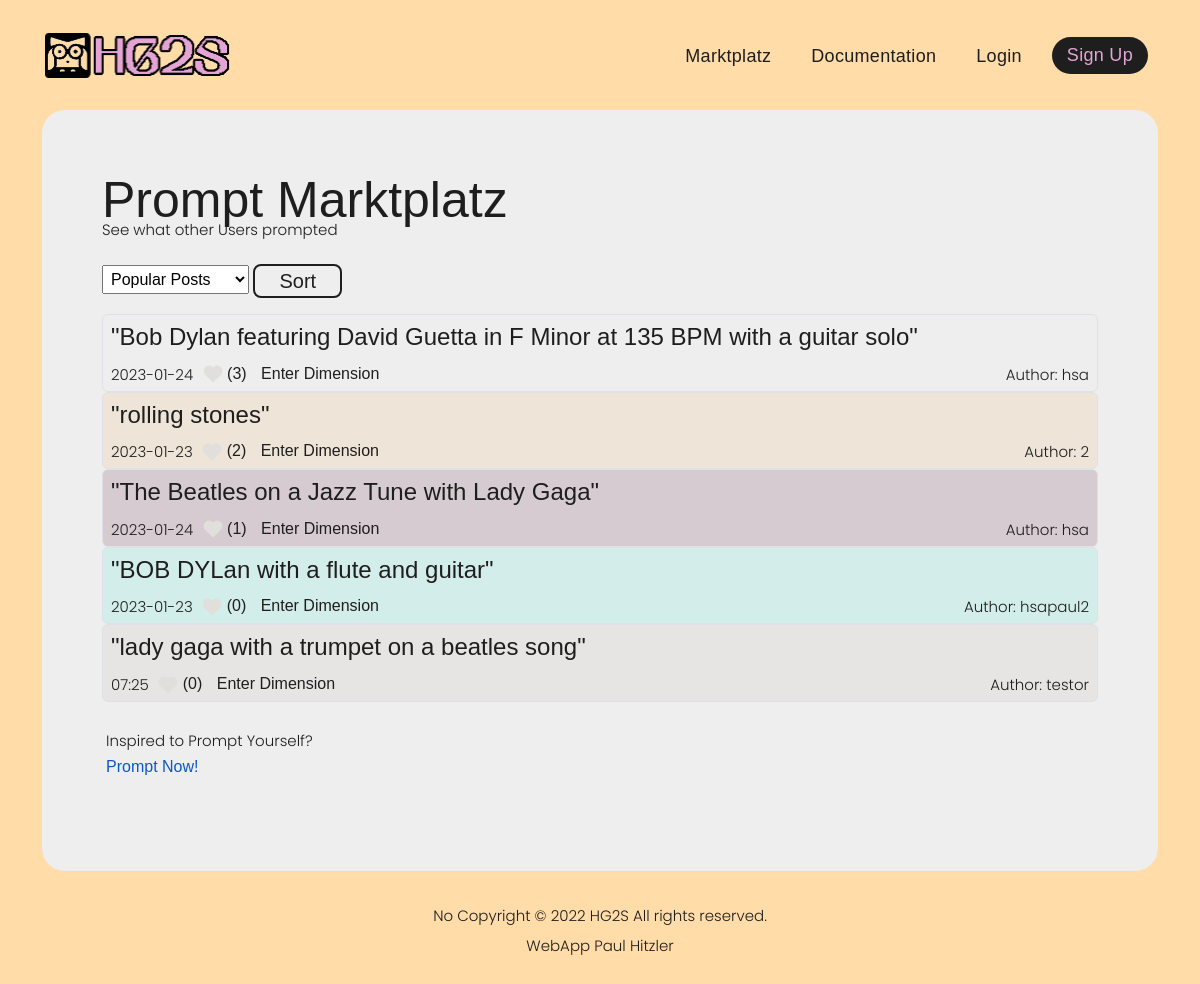
The page /marktplatz on the database its author committed.
### tables this page shows
CREATE TABLE marktplatz_posts (id INTEGER PRIMARY KEY AUTOINCREMENT NOT NULL, user_name TEXT, text_prompt TEXT, p1_found_entities TEXT, p2_music_configurations TEXT, post_datum TEXT, creation_date TEXT, popularity INTEGER, FOREIGN KEY(user_name) REFERENCES nutzer(username));

### app.py (the view, shortened to what this page needs)
@app.route('/marktplatz', methods=['GET', 'POST'])
def marktplatz():
    db = get_db(db_path)
    all_posts = db.execute('select * from marktplatz_posts').fetchall()
    all_found_artists = db.execute('select * from found_artists').fetchall()
    posts = sorted(all_posts, key=lambda x: x['popularity'], reverse=True)
    if request.method == 'GET':
        return render_template('marketplace.html', posts=posts,
                               artists_db=all_found_artists,
                               today=str(datetime.datetime.now())[:10], sort_alg='Popular Posts')

### app.py (called while the page is built)
def connect_db(db_path_new):
    sql = sqlite3.connect(db_path_new)
    sql.row_factory = sqlite3.Row
    return sql

def get_db(db_path):
    if not hasattr(g, 'sqlite_db'):
        g.sqlite_db = connect_db(db_path)
    return g.sqlite_db

### templates/marketplace.html (shortened to what this page needs)
{% extends "template_base.html" %}
{% block content %}
<div class="headline-class mb-2">
    <h1 class="headline">Prompt Marktplatz</h1>
    <p class="subheadline">See what other Users prompted</p>
</div>
<div class="col-3 py-3">
    <form action="#" method="post">
        <select class="p-1" name="form-select" aria-label="Default select example">
            <option selected>{{ sort_alg }}</option>
        </select>
        <button class="main-btn btn btn-lg w-70 d-inline py-0 px-4" id="submit_sort" name="submit_theme" type="submit">
            Sort
        </button>
    </form>
</div>
{% set icon_folder = "black" if session['session_light_mode'] else "white" %}
{% set delete_icon = 'img/icons/' + icon_folder + '/delete.png' %}
{% set like_icon = 'img/icons/' + icon_folder + '/like.png' %}
{% if posts %}
{% for post in posts %}
<div class="always_white">
    <div class="post border rounded px-2 pb-0 pt-2 colorful_content">
        <h4>"{{ post.text_prompt }}"</h4>
        <div>
            {% if post.post_datum[:10] == today %}
            <p class="d-inline">{{ post.post_datum[10:] }}</p>
            {% else %}
            <p class="d-inline">{{ post.post_datum[:10] }}</p>
            {% endif %}
            <a title="Upvote this Post to the Top!" href="/upvote_post/{{post.id}}">
                <button class="btn px-1 py-0 mb-1"><img class="icons" src="{{ url_for('static', filename=like_icon)}}"
                                                        alt="">
                    ({{post.popularity}})
                </button>
            </a>
            <a href="{{ url_for('playground', text_prompt=post.text_prompt) }}">
                <button class="btn px-1 py-0 mb-1">Enter Dimension</button>
            </a>
            {% if session['session_user'] == post.user_name %}
            <p class="d-inline float-end">Author: YOU</p>
            {% set icon_folder = "black" if session['session_light_mode'] else "white" %}
            {% set string = 'img/icons/' + icon_folder + '/delete.png' %}
            <a title="Deleted posts cannot be restored." href="/delete_post/{{post.id}}">
                <button class="btn px-1 py-0 mb-1"><img class="icons" src="{{ url_for('static', filename=delete_icon)}}"
                                                        alt="">
                </button>
            </a>
            {% else %}
            <p class="d-inline float-end">Author: {{ post.user_name }}</p>
            {% endif %}
        </div>
    </div>
</div>
{% endfor %}
<div class="px-1 py-2 my-4">
    <p style="line-height: 90%">Inspired to Prompt Yourself?</p>
    <a class="d-block mt-2" href="{{ url_for('index')}}">Prompt Now!</a>
</div>
{% else %}
<div class="mt-5">
    <p>There are no items in the marketplace.</p>
    <a href="/">Be the First to Post</a>
</div>
{% endif %}
{% endblock %}

### templates/template_base.html (shortened to what this page needs)
<!DOCTYPE html>
<html lang="en">
<head>
    <link rel="stylesheet" href="https://use.typekit.net/hti8epd.css">
    <link rel="stylesheet" type="text/css" href="{{ url_for('static',filename='css/bootstrap.min.css') }}">
    <link rel="stylesheet" type="text/css" href="{{ url_for('static',filename='css/WebApp_Main.css') }}">
</head>
<body>
<header class="header-area header-sticky">
    <div class="container">
        <div class="row">
            <div class="col-12">
                <nav class="main-nav">
                    <a href="{{ url_for('index')}}" class="logo">
                        <img src="{{ url_for('static', filename='img/logos/logo.png') }}" alt="">
                    </a>
                    <ul class="nav">
                        <li><a href="{{ url_for('marktplatz')}}">Marktplatz</a></li>
                        <li><a href="{{ url_for('documentation')}}">Documentation</a></li>
                        {% if session['session_user'] %}
                        <li><a href="{{ url_for('profile', username=session['session_user'])}}">Profile</a></li>
                        <li><a href="{{ url_for('logout')}}">Logout</a></li>
                        {% else %}
                        <li><a href="{{ url_for('login')}}">Login</a></li>
                        <li><a href="{{ url_for('sign_up')}}">Sign Up</a></li>
                        {% endif %}
                    </ul>
                </nav>
            </div>
        </div>
    </div>
</header>
<div class="container">
    <div class="page-content">
        {% block content %}
        {% endblock %}
    </div>
</div>
<footer>
    <div class="container">
        <div class="row">
            <div class="col-lg-12">
                <p>No Copyright © 2022 <a href="#">HG2S</a> All rights reserved.
                    <br>WebApp <a href="url_for{{ 'login' }}" target="_blank">Paul Hitzler</a></p>
            </div>
        </div>
    </div>
</footer>
</body>
</html>

### static/css/WebApp_Main.css (style rules this page uses)
:root { --yellow: #FFDCA8; --pink: #e4a5d4; --white: #EEE; --light-grey: #E9EAEC; --middle-grey: #282828; --dark-grey: #212529; --black: #1e1e1e; --green: #50FFAF; --dark-green: #10A957; --purple: #9C7BFF; --light-blue: #CFE2FF; --light-orange: #FF8377; --dark-orange: #F34E1E; --red: #D11D1C; --main-font: bebas-kai, sans-serif !important; --second-font: Poppins, sans-serif !important; }
.color_black { color: var(--black) !important; }
.bgcolor_white { background-color: var(--white) !important; }
a { color: #0A58CA; }
body { background: var(--yellow); font-family: bebas-kai, sans-serif; font-weight: 400; font-style: normal; }
body .page-content { margin-top: 110px; background-color: var(--black); padding: 60px; border-radius: 23px; color: var(--white); }
p { font-size: 15px; color: var(--white); line-height: 30px; margin-bottom: 0px; }
p { font-family: var(--second-font); font-weight: 300; }
a { text-decoration: none; }
.headline { font-size: 50px; margin-bottom: 0; }
.subheadline { line-height: 0; font-size: 15px; margin-bottom: 1.2em; }
.main-btn { border: 2px solid; }
.icons { width: 20px; height: 20px; }
footer p { text-align: center; padding: 30px 0px; color: var(--black); font-weight: 300; }
footer p a { color: var(--black); transition: all .3s; }
.header-area { background-color: transparent; position: absolute; height: 70px; top: 15px; left: 0; right: 0; z-index: 100; -webkit-transition: all .5s ease 0s; -moz-transition: all .5s ease 0s; -o-transition: all .5s ease 0s; transition: all .5s ease 0s; }
.header-area .main-nav { min-height: 80px; background: transparent; display: flex; padding: 15px 0px; border-radius: 50px; }
.header-area .main-nav .logo { flex-basis: 25%; margin-right: 5%; -webkit-transition: all 0.3s ease 0s; -moz-transition: all 0.3s ease 0s; -o-transition: all 0.3s ease 0s; transition: all 0.3s ease 0s; }
.header-area .main-nav .logo img { width: 191px; }
.header-area .main-nav .nav { display: inline-flex; flex-basis: 70%; justify-content: flex-end; vertical-align: middle; text-align: right; margin-top: 0px; margin-right: 0px; -webkit-transition: all 0.3s ease 0s; -moz-transition: all 0.3s ease 0s; -o-transition: all 0.3s ease 0s; transition: all 0.3s ease 0s; position: relative; z-index: 999; }
.header-area .main-nav .nav li { padding-left: 10px; padding-right: 10px; display: inline-block; }
.header-area .main-nav .nav li a { display: block; font-weight: 400; font-size: 18px; text-transform: capitalize; color: #1e1e1e; -webkit-transition: all 0.3s ease 0s; -moz-transition: all 0.3s ease 0s; -o-transition: all 0.3s ease 0s; transition: all 0.3s ease 0s; border: transparent; padding: 13px 10px; border-radius: 18px; letter-spacing: .3px; }
.header-area .main-nav .nav li:last-child a { background-color: var(--black); color: var(--pink); padding: 5px 15px 5px 15px; border-radius: 23px; margin-top: 7px; }
.header-area.header-sticky { min-height: 70px; }
@media (max-width: 1200px) { .header-area .main-nav .nav li { padding-left: 10px; padding-right: 10px; } }
@media (max-width: 1200px) { .header-area .main-nav:before { display: none; } }

### rows shown on the page
marktplatz_posts: text_prompt "Bob Dylan featuring David Guetta in F Minor at 135 BPM with a guitar solo", post_datum "2023-01-24", popularity "3", user_name "hsa"
marktplatz_posts: text_prompt "rolling stones", post_datum "2023-01-23", popularity "2", user_name "2"
marktplatz_posts: text_prompt "The Beatles on a Jazz Tune with Lady Gaga", post_datum "2023-01-24", popularity "1", user_name "hsa"
marktplatz_posts: text_prompt "BOB DYLan with a flute and guitar", post_datum "2023-01-23", popularity "0", user_name "hsapaul2"
marktplatz_posts: text_prompt "lady gaga with a trumpet on a beatles song", post_datum "07:25", popularity "0", user_name "testor"

### other values the page prints
form field form-select "Popular Posts"
